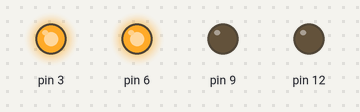
This sketch was run on a simulated Arduino Nano, built with avr-gcc and run on an emulated ATmega328P. Shown: output pins drawn as LEDs (lit = HIGH).

Above: at 0.02 s.
At 1.55 s:
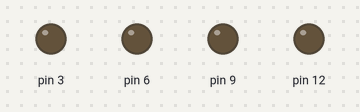
At 2.85 s:
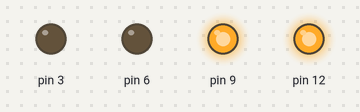
Timing chart, 0 to 3.1 s (numbered marks = the images above):
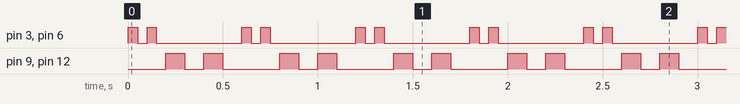

Measured:
- by itself, pin 3, pin 6: repeats every 0.60 s: LOW 0.05 s, HIGH 0.05 s, LOW 0.45 s, HIGH 0.05 s
- by itself, pin 9, pin 12: repeats every 0.60 s: LOW 0.10 s, HIGH 0.10 s, LOW 0.30 s, HIGH 0.10 s

The sketch:

nano.ino
```cpp
void setup(){
    pinMode(3, OUTPUT);
    pinMode(6, OUTPUT);
    pinMode(9, OUTPUT);
    pinMode(12, OUTPUT);
  }
void loop(){
  //qizil
  digitalWrite(3, HIGH);
  digitalWrite(6, HIGH);
  delay(50);

  digitalWrite(3, LOW);
  digitalWrite(6, LOW);
  delay(50);

    digitalWrite(3, HIGH);
  digitalWrite(6, HIGH);
  delay(50);

  digitalWrite(3, LOW);
  digitalWrite(6, LOW);
  delay(50);

  digitalWrite(9, HIGH);
  digitalWrite(12, HIGH);
  delay(100);

  digitalWrite(9, LOW);
  digitalWrite(12, LOW);
  delay(100);

  digitalWrite(9, HIGH);
  digitalWrite(12, HIGH);
  delay(100);

  digitalWrite(9, LOW);
  digitalWrite(12, LOW);
  delay(100);


  }
```
